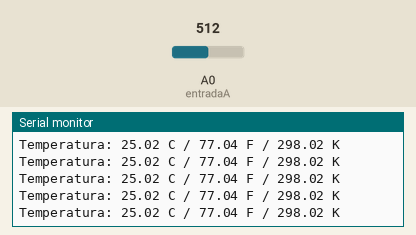
This sketch was run on a simulated Arduino Uno, built with avr-gcc and run on an emulated ATmega328P. Parts: the last lines printed to the serial monitor. The inputs (shaded band) are chosen by the test bench; at power-on: A0 (entradaA) = 512.

Above: at 1.2 s.
1.3 s: A0 (entradaA) set to 754
At 1.45 s:
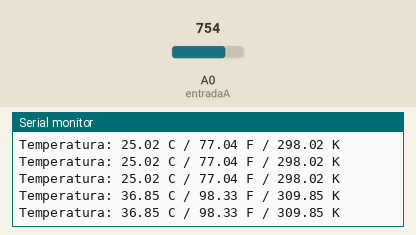
4.3 s: A0 (entradaA) set to 781
At 4.31 s:
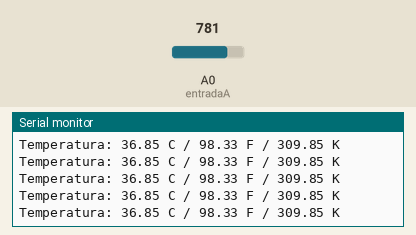
16.3 s: A0 (entradaA) set to 216
At 16.3 s:
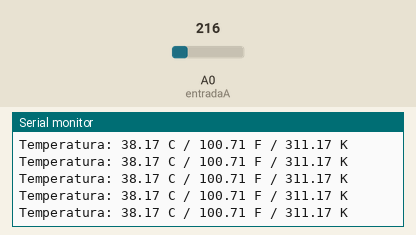
19.3 s: A0 (entradaA) set to 194
At 19.34 s:
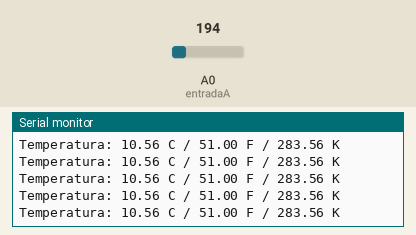
Timing chart, 0 to 22.3 s (numbered marks = the images above; inputs shaded):
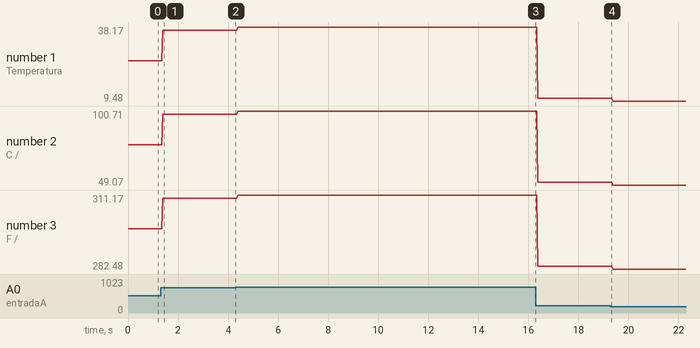

Measured:
- after the input at 1.3 s, the serial monitor: prints a new line after 0.09 s (image 1)
- plotted number 1: 25.02 → 36.85 after the input at 1.3 s, 36.85 → 38.17 after the input at 4.3 s, 38.17 → 10.56 after the input at 16.3 s, 10.56 → 9.48 after the input at 19.3 s
- plotted number 2: 77.04 → 98.33 after the input at 1.3 s, 98.33 → 100.71 after the input at 4.3 s, 100.71 → 51 after the input at 16.3 s, 51 → 49.07 after the input at 19.3 s
- plotted number 3: 298.02 → 309.85 after the input at 1.3 s, 309.85 → 311.17 after the input at 4.3 s, 311.17 → 283.56 after the input at 16.3 s, 283.56 → 282.48 after the input at 19.3 s

The sketch:

ex_aula_10_2.ino
```cpp
float analog, volt, celsius, fahrenheit, kelvin;
int entradaA = A0;

void setup() {
  // put your setup code here, to run once:
  Serial.begin(9600);
}

void loop() {
  // put your main code here, to run repeatedly:
  analog = analogRead(entradaA);
  volt = (5 * analog) / 1023;
  celsius = volt * 10;
  fahrenheit = ((celsius * 9) / 5) + 32;
  kelvin = celsius + 273;

  Serial.print("Temperatura: ");
  Serial.print(celsius);
  Serial.print(" C / ");
  Serial.print(fahrenheit);
  Serial.print(" F / ");
  Serial.print(kelvin);
  Serial.println(" K");


}
```
